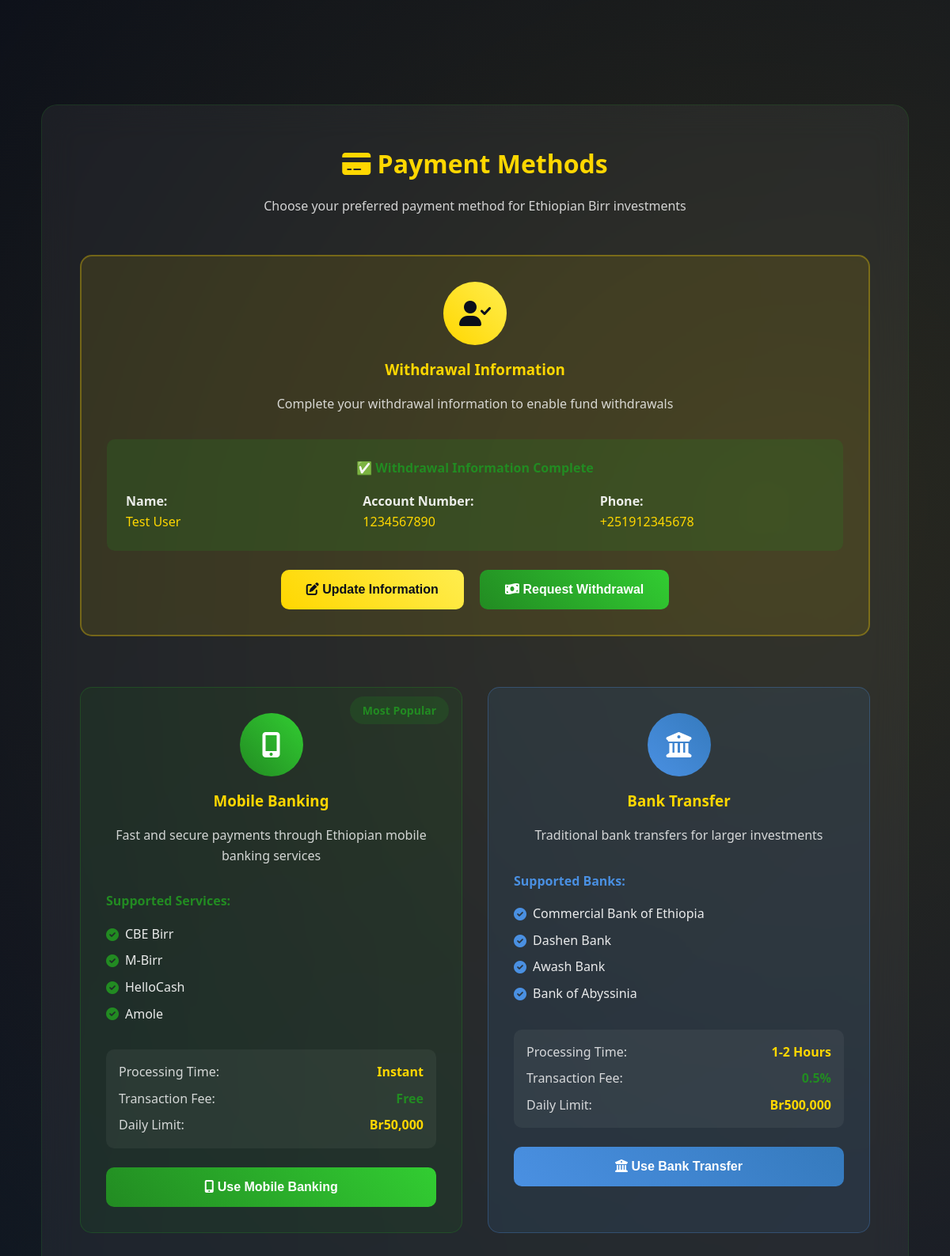
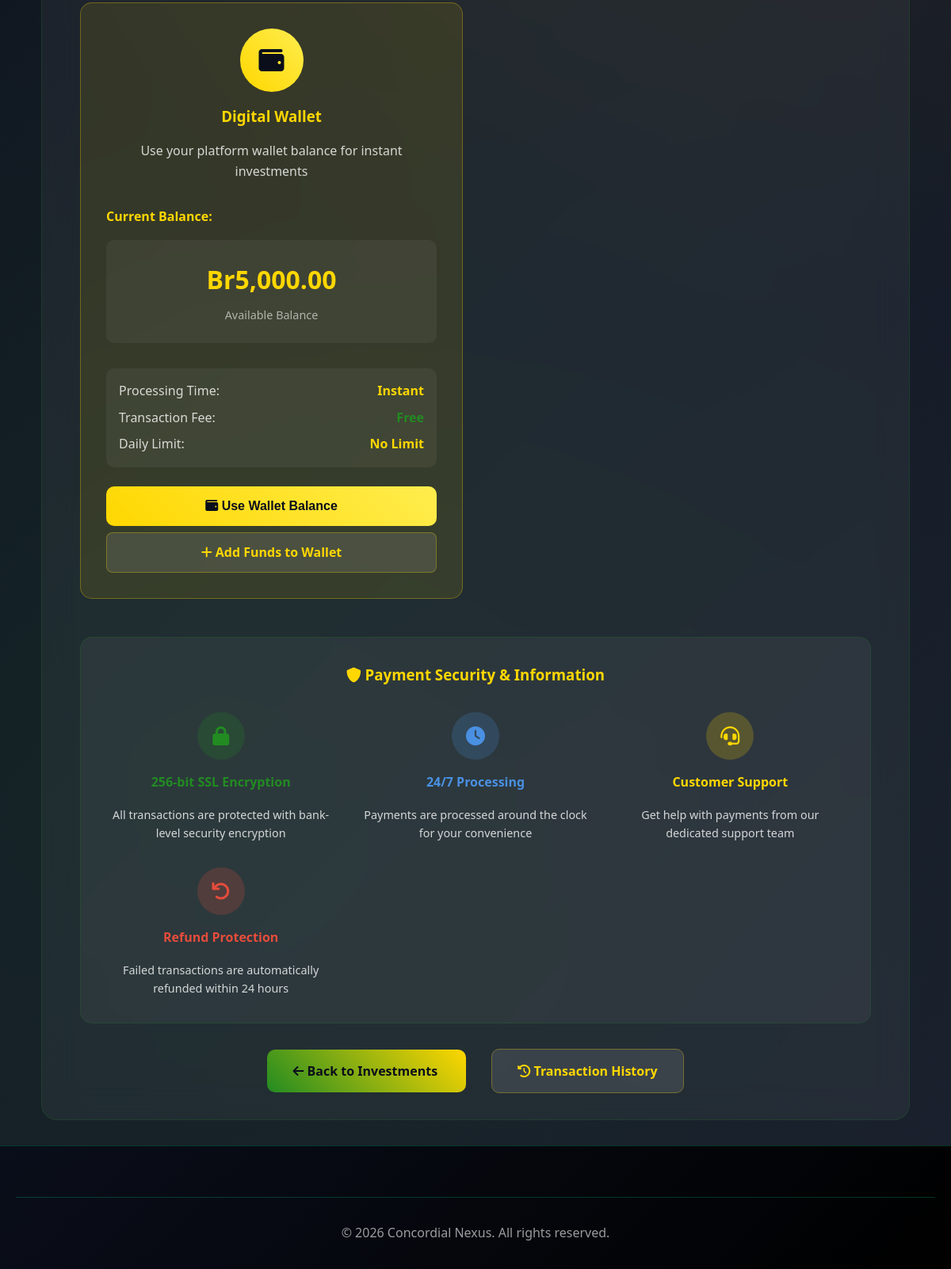
Page /payment-methods.php (signed in) on the committed database (2 pictures, top to bottom).
### tables this page shows
CREATE TABLE `users` (
  `id` int(11) NOT NULL AUTO_INCREMENT,
  `email` varchar(255) NOT NULL,
  `password` varchar(255) NOT NULL,
  `full_name` varchar(255) NOT NULL,
  `first_name` varchar(100) NULL COMMENT 'First name for withdrawal verification',
  `last_name` varchar(100) NULL COMMENT 'Last name for withdrawal verification',
  `withdrawal_account_number` varchar(50) NULL COMMENT 'Bank account number for withdrawals',
  `withdrawal_phone` varchar(20) NULL COMMENT 'Phone number for withdrawal verification',
  `user_type` enum('user','admin') DEFAULT 'user',
  `trading_level` int(11) DEFAULT NULL,
  `account_balance` decimal(15,2) DEFAULT 0.00,
  `total_invested` decimal(15,2) DEFAULT 0.00,
  `total_profit` decimal(15,2) DEFAULT 0.00,
  `total_commission` decimal(15,2) DEFAULT 0.00,
  `status` enum('pending','active','inactive','suspended') DEFAULT 'pending',
  `phone` varchar(20) DEFAULT NULL,
  `address` text DEFAULT NULL,
  `city` varchar(100) DEFAULT 'Addis Ababa',
  `country` varchar(100) DEFAULT 'Ethiopia',
  `invitation_code_used` varchar(20) DEFAULT NULL,
  `referral_code` varchar(20) DEFAULT NULL,
  `approved_by` int(11) DEFAULT NULL,
  `approved_at` timestamp NULL DEFAULT NULL,
  `created_at` timestamp NOT NULL DEFAULT current_timestamp(),
  `updated_at` timestamp NOT NULL DEFAULT current_timestamp() ON UPDATE current_timestamp(),
  PRIMARY KEY (`id`),
  UNIQUE KEY `email` (`email`),
  KEY `approved_by` (`approved_by`),
  CONSTRAINT `users_ibfk_1` FOREIGN KEY (`approved_by`) REFERENCES `users` (`id`) ON DELETE SET NULL
);

### payment-methods.php (the view, shortened to what the rows shown need)
<?php
try {
    $pdo = new PDO("mysql:host=localhost;dbname=concordial_nexus;charset=utf8mb4", "root", "");
    $pdo->setAttribute(PDO::ATTR_ERRMODE, PDO::ERRMODE_EXCEPTION);
    $stmt = $pdo->prepare("SELECT * FROM users WHERE id = ?");
    $stmt->execute([$_SESSION['user_id']]);
    $user = $stmt->fetch();
} catch(PDOException $e) {
    $error_message = "Database error: " . $e->getMessage();
}
?>
<!DOCTYPE html>
<html lang="en">
<head>
    <link rel="stylesheet" href="../assets/css/style.css">
    <link rel="stylesheet" href="https://cdnjs.cloudflare.com/ajax/libs/font-awesome/6.0.0/css/all.min.css">
</head>
<body>
    <main style="margin-top: 100px; padding: 2rem;">
        <div class="container">
            <div style="background: rgba(255, 255, 255, 0.05); backdrop-filter: blur(20px); border-radius: 20px; padding: 3rem; border: 1px solid rgba(34, 139, 34, 0.2);">
                <div style="text-align: center; margin-bottom: 3rem;">
                    <h1 style="color: #ffd700; margin-bottom: 1rem;">
                        <i class="fas fa-credit-card"></i> Payment Methods
                    </h1>
                </div>
                <div style="display: grid; grid-template-columns: repeat(auto-fit, minmax(350px, 1fr)); gap: 2rem; margin-bottom: 3rem;">
                    <div style="grid-column: 1 / -1; background: rgba(255, 215, 0, 0.1); border: 2px solid rgba(255, 215, 0, 0.3); border-radius: 15px; padding: 2rem; margin-bottom: 2rem;">
                        <?php
                        $withdrawal_complete = !empty($user['first_name']) && !empty($user['last_name']) &&
                                             !empty($user['withdrawal_account_number']) && !empty($user['withdrawal_phone']);
                        ?>
                        <?php if ($withdrawal_complete): ?>
                            <div style="background: rgba(34, 139, 34, 0.2); border-radius: 10px; padding: 1.5rem; margin-bottom: 1.5rem;">
                                <h4 style="color: #228b22; margin-bottom: 1rem; text-align: center;">✅ Withdrawal Information Complete</h4>
                                <div style="display: grid; grid-template-columns: repeat(auto-fit, minmax(200px, 1fr)); gap: 1rem;">
                                    <div>
                                        <strong style="color: rgba(255, 255, 255, 0.9);">Name:</strong>
                                        <div style="color: #ffd700;"><?php echo htmlspecialchars($user['first_name'] . ' ' . $user['last_name']); ?></div>
                                    </div>
                                    <div>
                                        <strong style="color: rgba(255, 255, 255, 0.9);">Account Number:</strong>
                                        <div style="color: #ffd700;"><?php echo htmlspecialchars($user['withdrawal_account_number']); ?></div>
                                    </div>
                                    <div>
                                        <strong style="color: rgba(255, 255, 255, 0.9);">Phone:</strong>
                                        <div style="color: #ffd700;"><?php echo htmlspecialchars($user['withdrawal_phone']); ?></div>
                                    </div>
                                </div>
                            </div>
                            <div style="text-align: center;">
                                <button onclick="showWithdrawalForm()" style="background: linear-gradient(45deg, #ffd700, #ffed4e); color: #0a0e1a; padding: 1rem 2rem; border: none; border-radius: 10px; font-weight: 600; cursor: pointer; font-size: 1rem; margin-right: 1rem;">
                                    <i class="fas fa-edit"></i> Update Information
                                </button>
                                <button onclick="showWithdrawalRequestForm()" style="background: linear-gradient(45deg, #228b22, #32cd32); color: white; padding: 1rem 2rem; border: none; border-radius: 10px; font-weight: 600; cursor: pointer; font-size: 1rem;">
                                    <i class="fas fa-money-bill-wave"></i> Request Withdrawal
                                </button>
                            </div>
                        <?php endif; ?>
                    </div>
                    <div style="background: rgba(255, 215, 0, 0.1); border: 1px solid rgba(255, 215, 0, 0.3); border-radius: 15px; padding: 2rem;">
                        <div style="margin-bottom: 2rem;">
                            <div style="text-align: center; background: rgba(255, 255, 255, 0.05); border-radius: 10px; padding: 1.5rem;">
                                <div style="font-size: 2rem; font-weight: bold; color: #ffd700; margin-bottom: 0.5rem;">
                                    Br<?php echo number_format($user['account_balance'] ?? 0, 2); ?>
                                </div>
                                <div style="color: rgba(255, 255, 255, 0.6); font-size: 0.9rem;">Available Balance</div>
                            </div>
                        </div>
                    </div>
                </div>
            </div>
        </div>
    </main>
</body>
</html>

### rows in the picture
users: first_name+last_name "Test User", withdrawal_account_number "1234567890", withdrawal_phone "+251912345678", account_balance "5,000.00"
